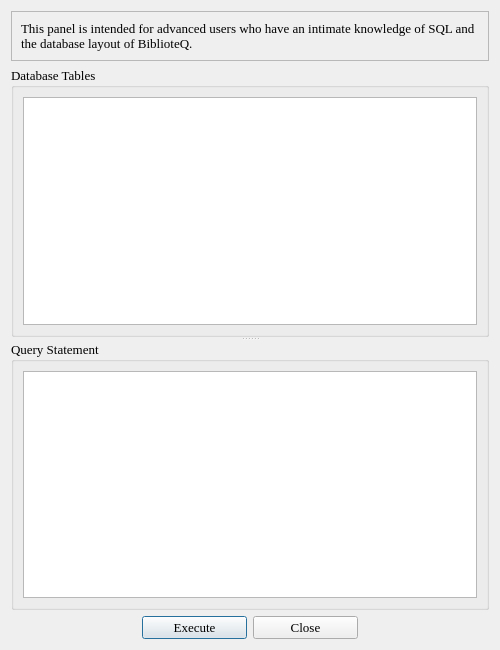
<ui version="4.0" >
 <class>customquery</class>
 <widget class="QDialog" name="customquery" >
  <property name="geometry" >
   <rect>
    <x>0</x>
    <y>0</y>
    <width>500</width>
    <height>650</height>
   </rect>
  </property>
  <property name="font" >
   <font>
    <family>Times</family>
    <pointsize>10</pointsize>
   </font>
  </property>
  <property name="windowTitle" >
   <string>BiblioteQ: Custom Query</string>
  </property>
  <layout class="QVBoxLayout" >
   <item>
    <widget class="QFrame" name="frame" >
     <property name="frameShape" >
      <enum>QFrame::StyledPanel</enum>
     </property>
     <property name="frameShadow" >
      <enum>QFrame::Raised</enum>
     </property>
     <layout class="QVBoxLayout" >
      <item>
       <widget class="QLabel" name="label" >
        <property name="text" >
         <string>This panel is intended for advanced users who have an intimate knowledge of SQL and the database layout of BiblioteQ.</string>
        </property>
        <property name="wordWrap" >
         <bool>true</bool>
        </property>
       </widget>
      </item>
     </layout>
    </widget>
   </item>
   <item>
    <widget class="QSplitter" name="splitter" >
     <property name="orientation" >
      <enum>Qt::Vertical</enum>
     </property>
     <property name="childrenCollapsible" >
      <bool>false</bool>
     </property>
     <widget class="QGroupBox" name="tables_gb" >
      <property name="title" >
       <string>Database Tables</string>
      </property>
      <layout class="QVBoxLayout" >
       <item>
        <widget class="QTreeWidget" name="tables_t" >
         <property name="alternatingRowColors" >
          <bool>true</bool>
         </property>
         <property name="selectionMode" >
          <enum>QAbstractItemView::NoSelection</enum>
         </property>
         <property name="uniformRowHeights" >
          <bool>true</bool>
         </property>
         <property name="animated" >
          <bool>true</bool>
         </property>
         <property name="columnCount" >
          <number>0</number>
         </property>
        </widget>
       </item>
      </layout>
     </widget>
     <widget class="QGroupBox" name="query_gb" >
      <property name="title" >
       <string>Query Statement</string>
      </property>
      <layout class="QVBoxLayout" >
       <item>
        <widget class="QTextEdit" name="query_te" />
       </item>
      </layout>
     </widget>
    </widget>
   </item>
   <item>
    <layout class="QHBoxLayout" >
     <item>
      <spacer>
       <property name="orientation" >
        <enum>Qt::Horizontal</enum>
       </property>
       <property name="sizeHint" >
        <size>
         <width>40</width>
         <height>20</height>
        </size>
       </property>
      </spacer>
     </item>
     <item>
      <widget class="QPushButton" name="execute_pb" >
       <property name="minimumSize" >
        <size>
         <width>105</width>
         <height>0</height>
        </size>
       </property>
       <property name="font" >
        <font>
         <family>Times</family>
         <pointsize>10</pointsize>
        </font>
       </property>
       <property name="text" >
        <string>Execute</string>
       </property>
       <property name="icon" >
        <iconset>icons.d/16x16/ok.png</iconset>
       </property>
      </widget>
     </item>
     <item>
      <widget class="QPushButton" name="close_pb" >
       <property name="minimumSize" >
        <size>
         <width>105</width>
         <height>0</height>
        </size>
       </property>
       <property name="font" >
        <font>
         <family>Times</family>
         <pointsize>10</pointsize>
        </font>
       </property>
       <property name="text" >
        <string>Close</string>
       </property>
       <property name="icon" >
        <iconset>icons.d/16x16/cancel.png</iconset>
       </property>
      </widget>
     </item>
     <item>
      <spacer>
       <property name="orientation" >
        <enum>Qt::Horizontal</enum>
       </property>
       <property name="sizeHint" >
        <size>
         <width>40</width>
         <height>20</height>
        </size>
       </property>
      </spacer>
     </item>
    </layout>
   </item>
  </layout>
 </widget>
 <tabstops>
  <tabstop>tables_t</tabstop>
  <tabstop>query_te</tabstop>
  <tabstop>execute_pb</tabstop>
  <tabstop>close_pb</tabstop>
 </tabstops>
 <resources/>
 <connections/>
</ui>
